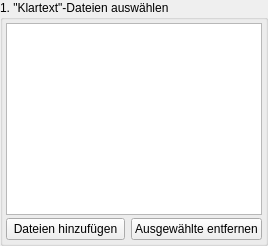
             <widget class="QGroupBox" name="grpInputFilesEnc">
              <property name="toolTip">
               <string>&lt;html&gt;&lt;head/&gt;&lt;body&gt;&lt;p&gt;Hier kannst du die Dateien auswählen, die verschlüsselt werden sollen. Benutze hierzu die Schaltlfläche &amp;quot;Dateien hinzufügen&amp;quot;.&lt;/p&gt;&lt;/body&gt;&lt;/html&gt;</string>
              </property>
              <property name="title">
               <string comment="grpInputFilesEnc">1. &quot;Klartext&quot;-Dateien auswählen</string>
              </property>
              <layout class="QVBoxLayout" name="verticalLayout_2">
               <property name="spacing">
                <number>3</number>
               </property>
               <property name="leftMargin">
                <number>3</number>
               </property>
               <property name="topMargin">
                <number>3</number>
               </property>
               <property name="rightMargin">
                <number>3</number>
               </property>
               <property name="bottomMargin">
                <number>3</number>
               </property>
               <item>
                <widget class="QListWidget" name="lsInputFilesEnc">
                 <property name="maximumSize">
                  <size>
                   <width>16777215</width>
                   <height>16777215</height>
                  </size>
                 </property>
                 <property name="toolTip">
                  <string>&lt;html&gt;&lt;head/&gt;&lt;body&gt;&lt;p&gt;Hier kannst du die Dateien auswählen, die verschlüsselt werden sollen. Benutze hierzu die Schaltlfläche &amp;quot;Dateien hinzufügen&amp;quot;.&lt;/p&gt;&lt;/body&gt;&lt;/html&gt;</string>
                 </property>
                 <property name="selectionMode">
                  <enum>QAbstractItemView::ExtendedSelection</enum>
                 </property>
                </widget>
               </item>
               <item>
                <layout class="QVBoxLayout" name="_12">
                 <property name="spacing">
                  <number>6</number>
                 </property>
                 <property name="sizeConstraint">
                  <enum>QLayout::SetMinimumSize</enum>
                 </property>
                 <property name="leftMargin">
                  <number>0</number>
                 </property>
                 <property name="topMargin">
                  <number>0</number>
                 </property>
                 <property name="rightMargin">
                  <number>0</number>
                 </property>
                 <property name="bottomMargin">
                  <number>0</number>
                 </property>
                 <item>
                  <layout class="QHBoxLayout" name="_2">
                   <item>
                    <widget class="QPushButton" name="btnAddInputFilesEnc">
                     <property name="toolTip">
                      <string>&lt;html&gt;&lt;head/&gt;&lt;body&gt;&lt;p&gt;Füge mit dieser Schaltfläche Dateien hinzu die verschlüsselt werden sollen. Ein Klick auf sie öffnet ein Auswahlfenster. &lt;/p&gt;&lt;p&gt;&lt;span style=&quot; font-weight:600;&quot;&gt;Tipp: &lt;/span&gt;Du kannst im Auswahlfenster auch mehrere Dateien auswählen und anschließend hinzufügen. Ziehe hierzu entweder einen Rahmen mit der linken Maustaste oder verwende die Tastenkombinationen Strg+Linksklick oder Umschalt+Linksklick auf die Dateien.&lt;/p&gt;&lt;/body&gt;&lt;/html&gt;</string>
                     </property>
                     <property name="text">
                      <string comment="btnAddInputFiles">Dateien hinzufügen</string>
                     </property>
                     <property name="icon">
                      <iconset resource="../res/resources.qrc">
                       <normaloff>:/icons/plus.png</normaloff>:/icons/plus.png</iconset>
                     </property>
                     <property name="shortcut">
                      <string>Ctrl+S</string>
                     </property>
                     <property name="checkable">
                      <bool>false</bool>
                     </property>
                     <property name="flat">
                      <bool>false</bool>
                     </property>
                    </widget>
                   </item>
                   <item>
                    <widget class="QPushButton" name="btnRemoveInputFilesEnc">
                     <property name="toolTip">
                      <string>&lt;html&gt;&lt;head/&gt;&lt;body&gt;&lt;p&gt;Diese Schaltfläche erlaubt es dir, in der oberen Ansicht markierte Dateien wieder zu entfernen, damit sie &lt;span style=&quot; font-weight:600;&quot;&gt;nicht&lt;/span&gt; verschlüsselt werden.&lt;/p&gt;&lt;/body&gt;&lt;/html&gt;</string>
                     </property>
                     <property name="text">
                      <string comment="btnRemoveInputFiles">Ausgewählte entfernen</string>
                     </property>
                     <property name="icon">
                      <iconset resource="../res/resources.qrc">
                       <normaloff>:/icons/delete.png</normaloff>:/icons/delete.png</iconset>
                     </property>
                    </widget>
                   </item>
                  </layout>
                 </item>
                </layout>
               </item>
              </layout>
             </widget>
